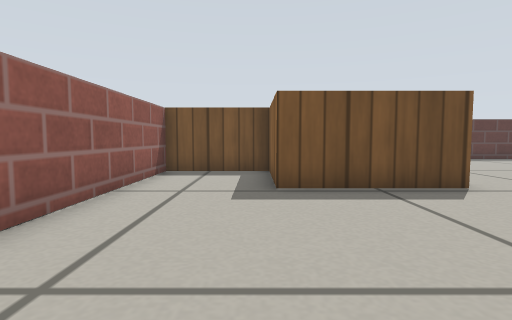
[1] (above)

17 first-person views from a walk through a Gazebo world. The camera is 0.26 m above the floor, tilts 4° down and sees 80° across. The floor is counted in squares, 0.25 m on a side. Each view is taken from the middle of a square. On the plan, view 1 faces up. The plan holds only what a view shows up to about 12 squares ahead; the rest is blank. Simple patterns stand in for the simulator's built-in surfaces.

[2]
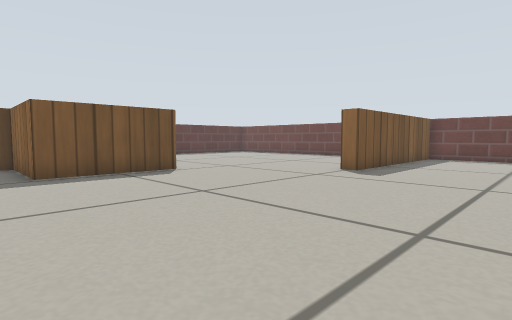

[3]
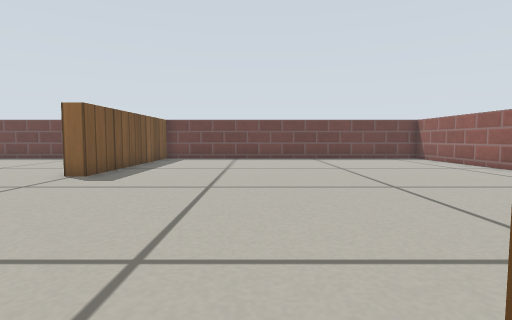

[4]
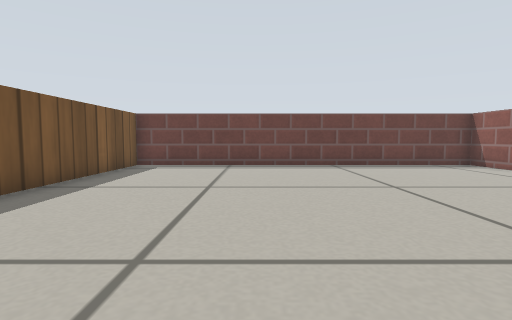

[5]
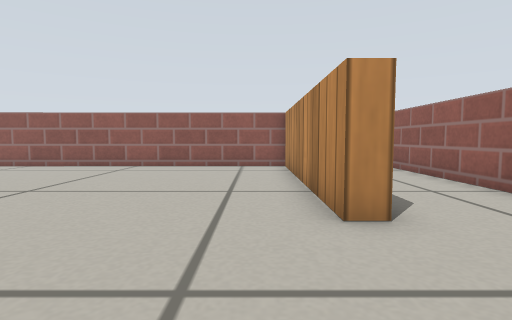

[6]
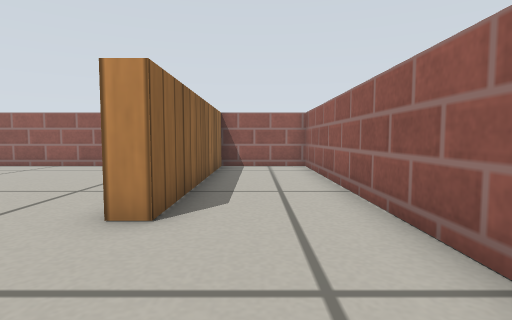

[7]
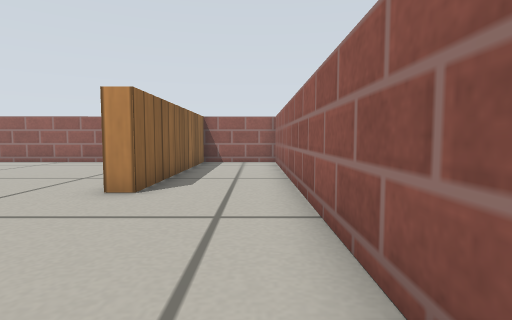

[8]
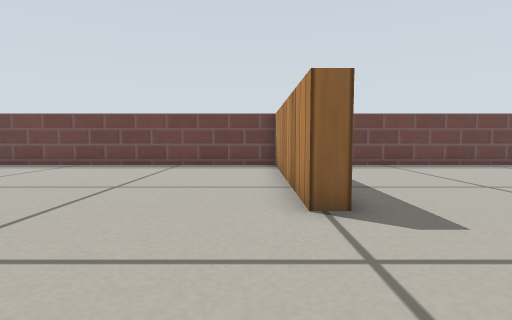

[9]
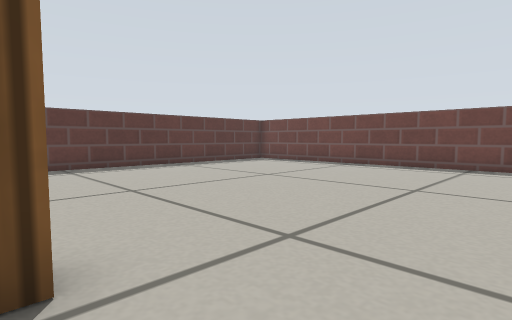

[10]
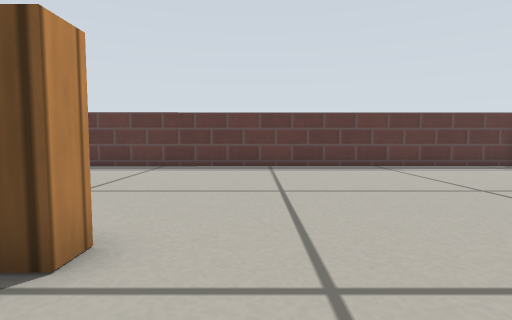

[11]
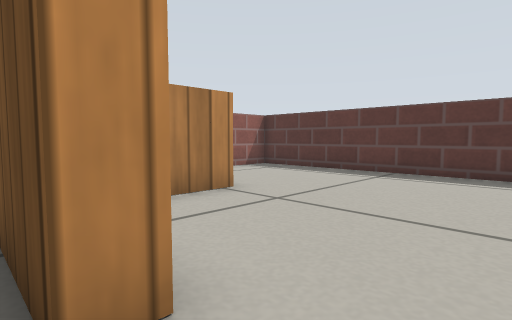

[12]
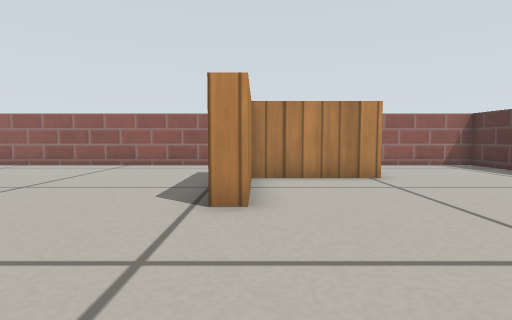

[13]
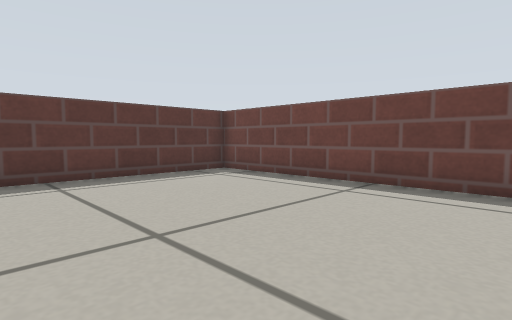

[14]
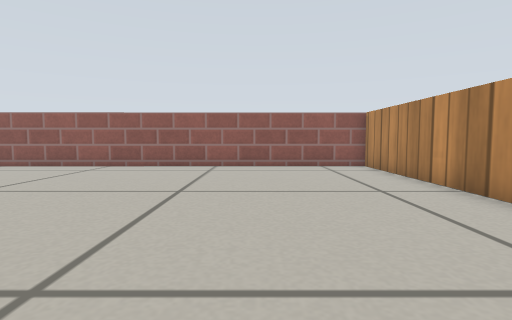

[15]
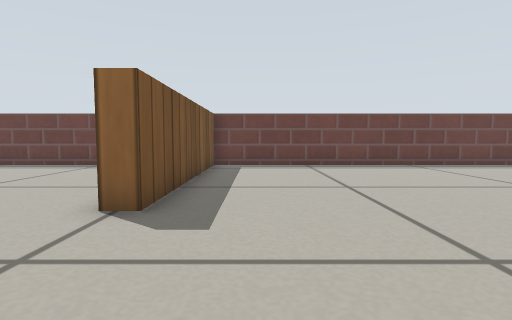

[16]
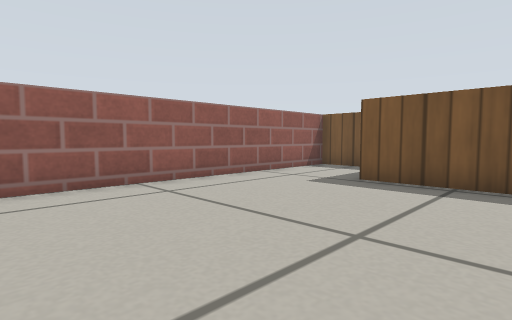

[17]
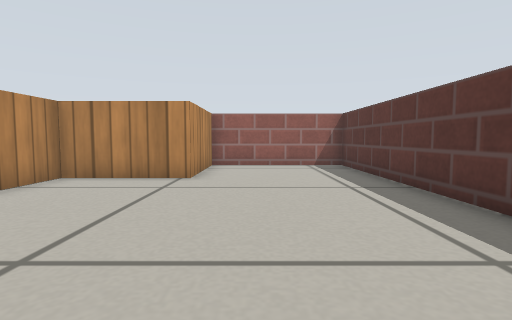

### Floor plan
Points are (right, up) in squares from view 1. A wall is a line through its corners. A room is listed if a view was taken in it or the views show most of it. See-through windows are left out.
Room 1 (views 1, 2, 3, 4, 5, 6, 7, 8, 9, 10, 14, 15, 16)
walls: (4.4, 6.3) (0.3, 6.3) (0.3, 9.7) (-2.9, 9.7) (-2.9, -11.5) (0.3, -11.4) (0.3, -3.8) (1, -3.8) (1, -11.4) (15.9, -11.3) (15.9, 1.6) (8.3, 1.6) (8.3, 2.2) (9.5, 2.2)
ways out: opening at (7, 4.2) to room 2
Room 2 (views 11, 12, 13, 17)
walls: (9.5, 2.2) (15.9, 2.2) (15.9, 15.5) (-2.9, 15.3) (-2.9, 10.3) (1, 10.3) (1, 6.9) (4.4, 6.9) (4.4, 6.3)
ways out: opening at (7, 4.2) to room 1

Positions as (right, up) in squares from view 1, and headings:
1: (0, 0), facing up
2: (-1, -3), facing up-right
3: (0, -3), facing right
4: (4, -3), facing right
5: (2, 0), facing down
6: (-1, 0), facing down
7: (-2, 2), facing down
8: (4, 3), facing right
9: (4, 4), facing up-right
10: (6, 4), facing up
11: (6, 6), facing up-left
12: (9, 7), facing left
13: (9, 7), facing up-right
14: (5, 0), facing down
15: (4, 0), facing right
16: (4, -1), facing up-left
17: (9, 12), facing left
